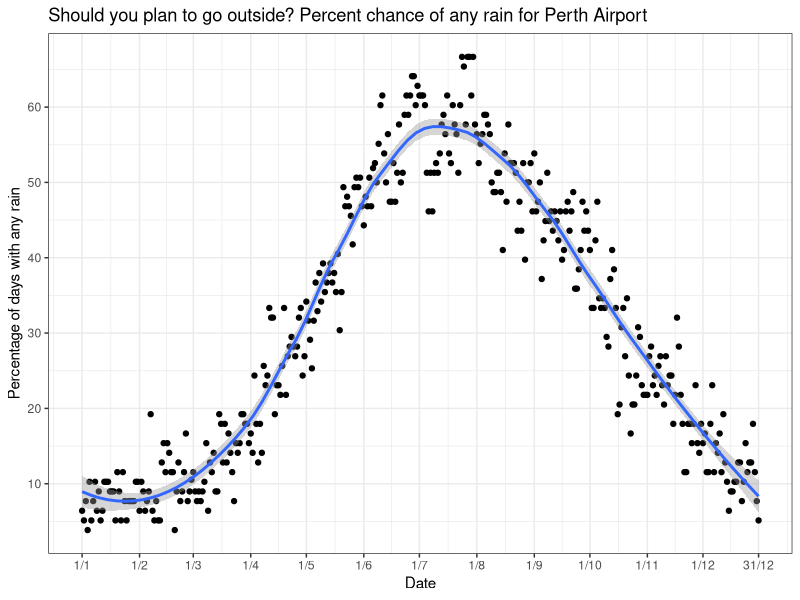
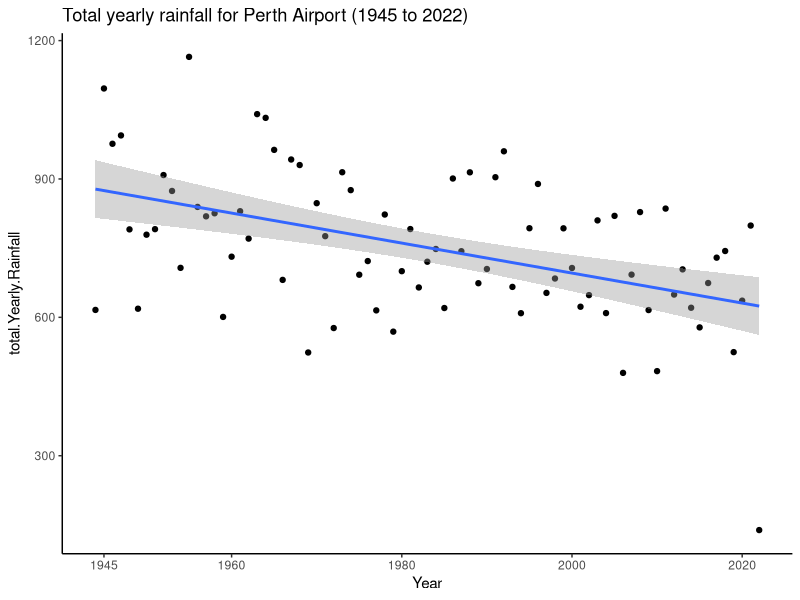

Generate these figures, in order, with R:
## ---- chunk 1
suppressMessages(library(data.table))
suppressMessages(library(tidyverse))
suppressMessages(library(splines))
## ---- chunk 2
rainRaw <- fread("airport_data/IDCJAC0009_009021_1800_Data.csv")
#remove nan rainfall rows, no rainfall is represented by 0, NaN is not observed/recorded in this dataset
rain <- rainRaw %>% drop_na("Rainfall amount (millimetres)")
rain %>% head(2)
## ---- chunk 3
#boolean for whether it rained at all
rain <- rain %>% 
	mutate(did_rain = `Rainfall amount (millimetres)` > 0)
## ---- chunk 4
rainy_days <- rain %>% 
	group_by(Month, Day) %>% 
	summarise(number_of_rainy_days = sum(did_rain), days_observed = n()) %>% 
	mutate(proportion_rained = number_of_rainy_days/days_observed)

rainy_days$index <- 1:length(rainy_days$Day)
rainy_days <- rainy_days %>% mutate(date_str = str_c(Day, Month, sep = "/"))
custom_breaks = c(
	1,32,32+29,32+29+31,92+30,153,153+30,214,245,275,306,336,366
)
rainy_days %>% 
	ggplot(aes(index, proportion_rained*100)) +
	geom_point() +
	geom_smooth(span=0.5) +
	scale_y_continuous(breaks = seq(0,1,0.1)*100) +
	ylab("Percentage of days with any rain") +
	xlab("Date") +
	scale_x_continuous(breaks = custom_breaks, labels = rainy_days$date_str[custom_breaks]) +
	ggtitle("Should you plan to go outside? Percent chance of any rain for Perth Airport") +
	theme_bw()
## ---- chunk 5
rainfall_totals_yearly <- rain %>% 
  group_by(Year) %>% summarise(total.Yearly.Rainfall = sum(`Rainfall amount (millimetres)`)) 

rainfall_totals_yearly %>% 
  ggplot(aes(Year, total.Yearly.Rainfall)) +
  geom_point() +
  geom_smooth(method="lm") +
  scale_x_continuous(breaks = c(1945,1960,1980,2000,2020)) +
  ggtitle("Total yearly rainfall for Perth Airport (1945 to 2022)") +
  theme_classic()
## ---- chunk 6
#to use our intercept we set 1944 to be "year zero"
rainfall_totals_yearly <- rainfall_totals_yearly %>% mutate(Year_zeroed = Year-1944)
rainfall_model_lm <- lm("total.Yearly.Rainfall ~ Year_zeroed" , data = rainfall_totals_yearly)
summary(rainfall_model_lm)
predict(rainfall_model_lm, list(Year_zeroed=2020-1945))
## ---- chunk 7
rainfalls_end_model = lm("Year_zeroed ~ total.Yearly.Rainfall" , data = rainfall_totals_yearly)
summary(rainfalls_end_model)
## ---- chunk 8
878-638
